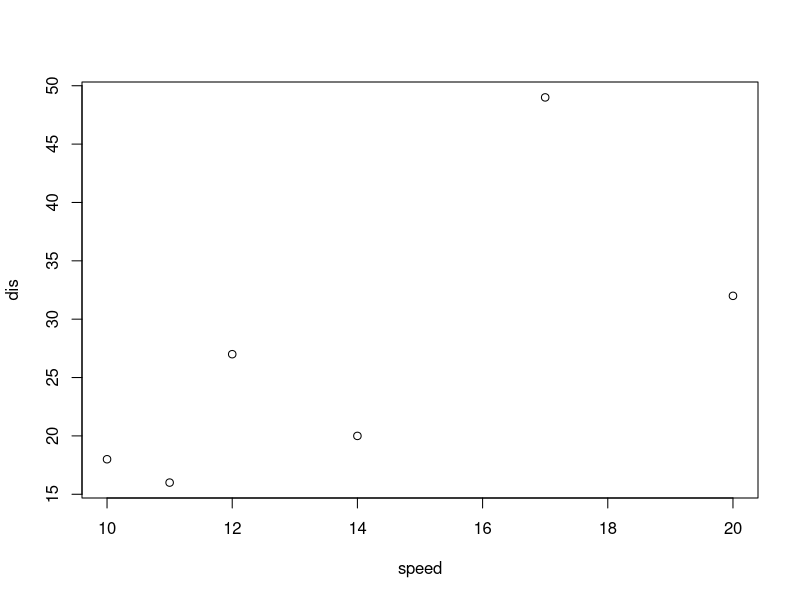

Here is the R script that generated this plot: (Note: this script raises an error after producing the figure.)
a <- factor(c("A","A","B","A","B","B","C","A","C"))
a
results <- table(a)
results
a


attributes(results)
summary(results)

occur <- matrix(c(4, 3, 2), ncol=3, byrow=TRUE)
colnames(occur) <- c("A", "B", "C")
occur

occur <- as.table(occur)
occur
attributes(occur)


a <- c("Sometimes","Sometimes","Never","Always","Always","Sometimes","Sometimes","Never")
b <- c("Maybe","Maybe","Yes","Maybe","Maybe","No","Yes","No")
results <- table(a,b)
results


sexsmoke<-matrix(c(70,120,65,140),ncol=2,byrow=TRUE)
rownames(sexsmoke)<-c("male","female")
colnames(sexsmoke)<-c("smoke","nosmoke")
sexsmoke
sexsmoke <- as.table(sexsmoke)
sexsmoke

class(sexsmoke)


class(Titanic)

Titanic
Titanic[1 , , , ]
Titanic[1 , 2, , ]
str(Titanic)
Titanic


speed <- c(10, 11, 12, 14, 17, 20)
dis <- c(18, 16, 27, 20, 49, 32)

mean(dis)
sd(dis)

plot(speed, dis)

cor(speed, dis)

datasets


sales <- c(200, 100, 300, 100, 100, 100)
month <- c("May", "June", "July")
mat <- matrix(sales, ncol = 2)
mat
 
#2 
total <- sum(mat)
total
mat_total <- mat/total
mat_total
plot(speed, dis)

rowsum <- rowSums(mat)
rowsum
mat/rowsum
round(mat/rowsum, 2)
prop.table(mat, 1)

colsum <- apply(t(mat),1, sum)
colsum
t(mat)
t(mat)/colsum
prop.table(mat, 2)








